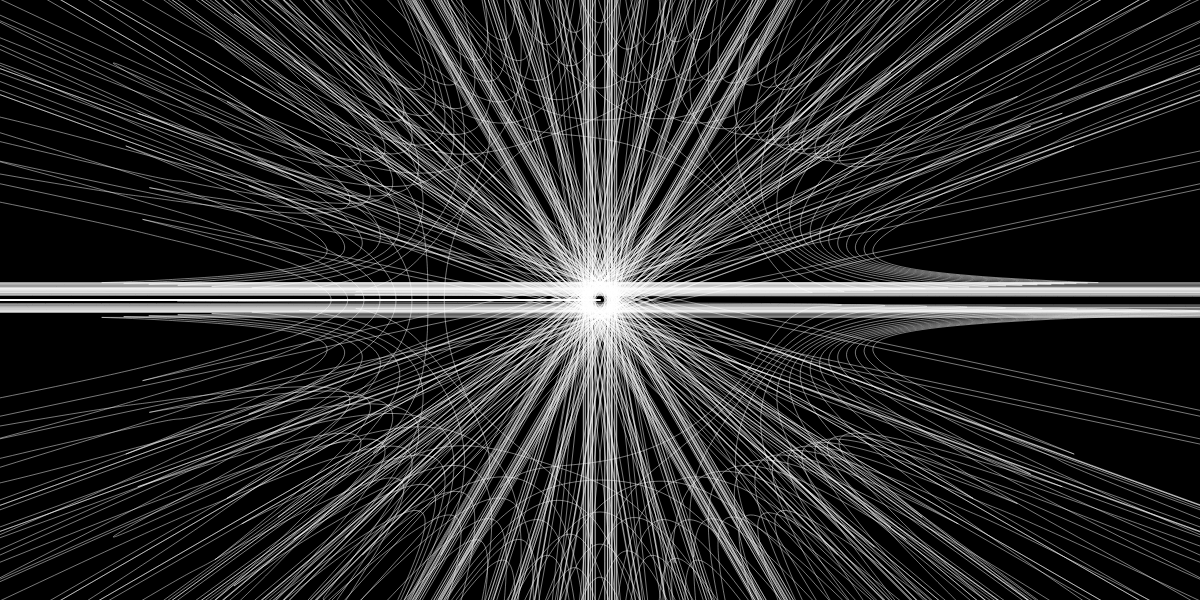
Frame 1 (no input)
Frame 60 (no input): identical to frame 1, image omitted
Frame 120 (the mouse pressed at the canvas centre since frame 60): identical to frame 1, image omitted

The p5.js sketch that drew this single still picture (run headless with seeded random() and noise() and a simulated clock; from frame 60 on, the mouse is pressed at the canvas centre):

// p5.js sketch
// ── sketch.js
console.log("js page linked");

var scalar = 200;
var m = 2;
var n1 = 18;
var n2 = 1;
var n3 = 1;

function setup() {
	createCanvas(1200, 600);
	noFill();
	stroke(255, 120);
}

function draw(){
	background(0);
	drawShape(width/2, height/2);
	
}

function drawShape(x, y){
	push();
	translate(x, y);

	var newScalar = scalar;
	for(var s = 16; s > 0; s--){
		beginShape();

		var mm = m + s;
		var nn1 = n1 + s;
		var nn2 = n2 + s;
		var nn3 = n3 + s;
		newScalar = newScalar * 0.98;
		var sscalar = newScalar;

		var points = superForm(mm, nn1, nn2, nn3);
		curveVertex(points[points.length-1].x * sscalar, points[points.length-1].y * sscalar);
		for (var i = 0; i < points.length; i++){
			curveVertex(points[i].x * sscalar, points[i].y * sscalar);
		}
		curveVertex(points[0].x * sscalar, points[0].y * sscalar);
		endShape();
	}
	pop();
}

function superForm(m, n1, n2, n3){
	var numPoints = 360;
	var phi = TWO_PI / numPoints;
	var points = [];
	for (var i=0; i<=numPoints; i++){
		points[i] = superFormPoint(m, n1, n2, n3, phi*i);
	}
	return points;
}

function superFormPoint(m, n1, n2, n3, phi){
	var r;
	var t1, t2;
	var a=1, b=1;
	var x=0;
	var y=0;

	t1=cos(m*phi/4)/a;
	t1=abs(t1);
	t1=pow(t1,n2);

	t2=sin(m*phi/4)/b;
	t2=abs(t2);
	t2=pow(t2,n3);

	r=pow(t1*t2, 1/n1);
	if(abs(r) == 0) {
		x=0;
		y=0;
	}
	else {
		r=1/r;
		x=r*cos(phi);
		y=r*sin(phi);
	}
	return new p5.Vector(x, y);

}


// ── main.css
body {
/*	background-color: #ffeb3b*/
}
